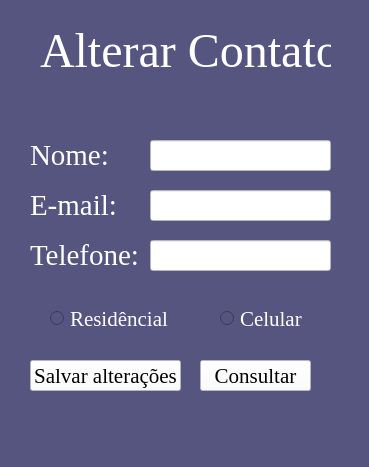
<?xml version="1.0" encoding="UTF-8"?>
<ui version="4.0">
 <class>MainWindow</class>
 <widget class="QMainWindow" name="MainWindow">
  <property name="geometry">
   <rect>
    <x>0</x>
    <y>0</y>
    <width>369</width>
    <height>467</height>
   </rect>
  </property>
  <property name="font">
   <font>
    <family>Times New Roman</family>
   </font>
  </property>
  <property name="windowTitle">
   <string>MainWindow</string>
  </property>
  <property name="layoutDirection">
   <enum>Qt::LeftToRight</enum>
  </property>
  <property name="styleSheet">
   <string notr="true">
background-color:rgb(85, 85, 127);
   </string>
  </property>
  <widget class="QWidget" name="centralwidget">
   <widget class="QLabel" name="agenda_label">
    <property name="geometry">
     <rect>
      <x>40</x>
      <y>10</y>
      <width>291</width>
      <height>81</height>
     </rect>
    </property>
    <property name="font">
     <font>
      <family>Times New Roman</family>
      <pointsize>36</pointsize>
      <weight>50</weight>
      <bold>false</bold>
     </font>
    </property>
    <property name="styleSheet">
     <string notr="true">color:rgb(255, 255, 255)</string>
    </property>
    <property name="text">
     <string>Alterar Contato</string>
    </property>
   </widget>
   <widget class="QLabel" name="name_label">
    <property name="geometry">
     <rect>
      <x>30</x>
      <y>140</y>
      <width>81</width>
      <height>31</height>
     </rect>
    </property>
    <property name="font">
     <font>
      <family>Times New Roman</family>
      <pointsize>22</pointsize>
      <weight>50</weight>
      <bold>false</bold>
     </font>
    </property>
    <property name="styleSheet">
     <string notr="true">color:rgb(255, 255, 255)</string>
    </property>
    <property name="text">
     <string>Nome:</string>
    </property>
   </widget>
   <widget class="QLabel" name="email_label">
    <property name="geometry">
     <rect>
      <x>30</x>
      <y>190</y>
      <width>91</width>
      <height>31</height>
     </rect>
    </property>
    <property name="font">
     <font>
      <family>Times New Roman</family>
      <pointsize>22</pointsize>
      <weight>50</weight>
      <bold>false</bold>
     </font>
    </property>
    <property name="styleSheet">
     <string notr="true">color:rgb(255, 255, 255)</string>
    </property>
    <property name="text">
     <string>E-mail:</string>
    </property>
   </widget>
   <widget class="QLabel" name="phone_label">
    <property name="geometry">
     <rect>
      <x>30</x>
      <y>240</y>
      <width>111</width>
      <height>31</height>
     </rect>
    </property>
    <property name="font">
     <font>
      <family>Times New Roman</family>
      <pointsize>22</pointsize>
      <weight>50</weight>
      <bold>false</bold>
     </font>
    </property>
    <property name="styleSheet">
     <string notr="true">color:rgb(255, 255, 255)</string>
    </property>
    <property name="text">
     <string>Telefone:</string>
    </property>
   </widget>
   <widget class="QLineEdit" name="campo_nome">
    <property name="geometry">
     <rect>
      <x>150</x>
      <y>140</y>
      <width>181</width>
      <height>31</height>
     </rect>
    </property>
    <property name="styleSheet">
     <string notr="true">background-color: rgb(255, 255, 255);</string>
    </property>
   </widget>
   <widget class="QLineEdit" name="campo_email">
    <property name="geometry">
     <rect>
      <x>150</x>
      <y>190</y>
      <width>181</width>
      <height>31</height>
     </rect>
    </property>
    <property name="styleSheet">
     <string notr="true">background-color: rgb(255, 255, 255);</string>
    </property>
   </widget>
   <widget class="QLineEdit" name="campo_telefone">
    <property name="geometry">
     <rect>
      <x>150</x>
      <y>240</y>
      <width>181</width>
      <height>31</height>
     </rect>
    </property>
    <property name="styleSheet">
     <string notr="true">background-color: rgb(255, 255, 255);</string>
    </property>
   </widget>
   <widget class="QRadioButton" name="telefone_residencial">
    <property name="geometry">
     <rect>
      <x>50</x>
      <y>310</y>
      <width>121</width>
      <height>17</height>
     </rect>
    </property>
    <property name="font">
     <font>
      <family>Times New Roman</family>
      <pointsize>16</pointsize>
     </font>
    </property>
    <property name="styleSheet">
     <string notr="true">color:rgb(255, 255, 255)</string>
    </property>
    <property name="text">
     <string>Residêncial</string>
    </property>
   </widget>
   <widget class="QRadioButton" name="celular">
    <property name="geometry">
     <rect>
      <x>220</x>
      <y>310</y>
      <width>91</width>
      <height>17</height>
     </rect>
    </property>
    <property name="font">
     <font>
      <family>Times New Roman</family>
      <pointsize>16</pointsize>
     </font>
    </property>
    <property name="styleSheet">
     <string notr="true">color:rgb(255, 255, 255)</string>
    </property>
    <property name="text">
     <string>Celular</string>
    </property>
   </widget>
   <widget class="QPushButton" name="btn_alterar">
    <property name="geometry">
     <rect>
      <x>30</x>
      <y>360</y>
      <width>151</width>
      <height>31</height>
     </rect>
    </property>
    <property name="font">
     <font>
      <family>Times New Roman</family>
      <pointsize>16</pointsize>
     </font>
    </property>
    <property name="styleSheet">
     <string notr="true">background-color: rgb(255, 255, 255);</string>
    </property>
    <property name="text">
     <string>Salvar alterações</string>
    </property>
   </widget>
   <widget class="QPushButton" name="btn_consultar">
    <property name="geometry">
     <rect>
      <x>200</x>
      <y>360</y>
      <width>111</width>
      <height>31</height>
     </rect>
    </property>
    <property name="font">
     <font>
      <family>Times New Roman</family>
      <pointsize>16</pointsize>
     </font>
    </property>
    <property name="styleSheet">
     <string notr="true">background-color: rgb(255, 255, 255);</string>
    </property>
    <property name="text">
     <string>Consultar</string>
    </property>
   </widget>
  </widget>
  <widget class="QMenuBar" name="menubar">
   <property name="geometry">
    <rect>
     <x>0</x>
     <y>0</y>
     <width>369</width>
     <height>21</height>
    </rect>
   </property>
  </widget>
  <widget class="QStatusBar" name="statusbar"/>
 </widget>
 <resources>
  <include location="test.txt"/>
 </resources>
 <connections/>
</ui>
